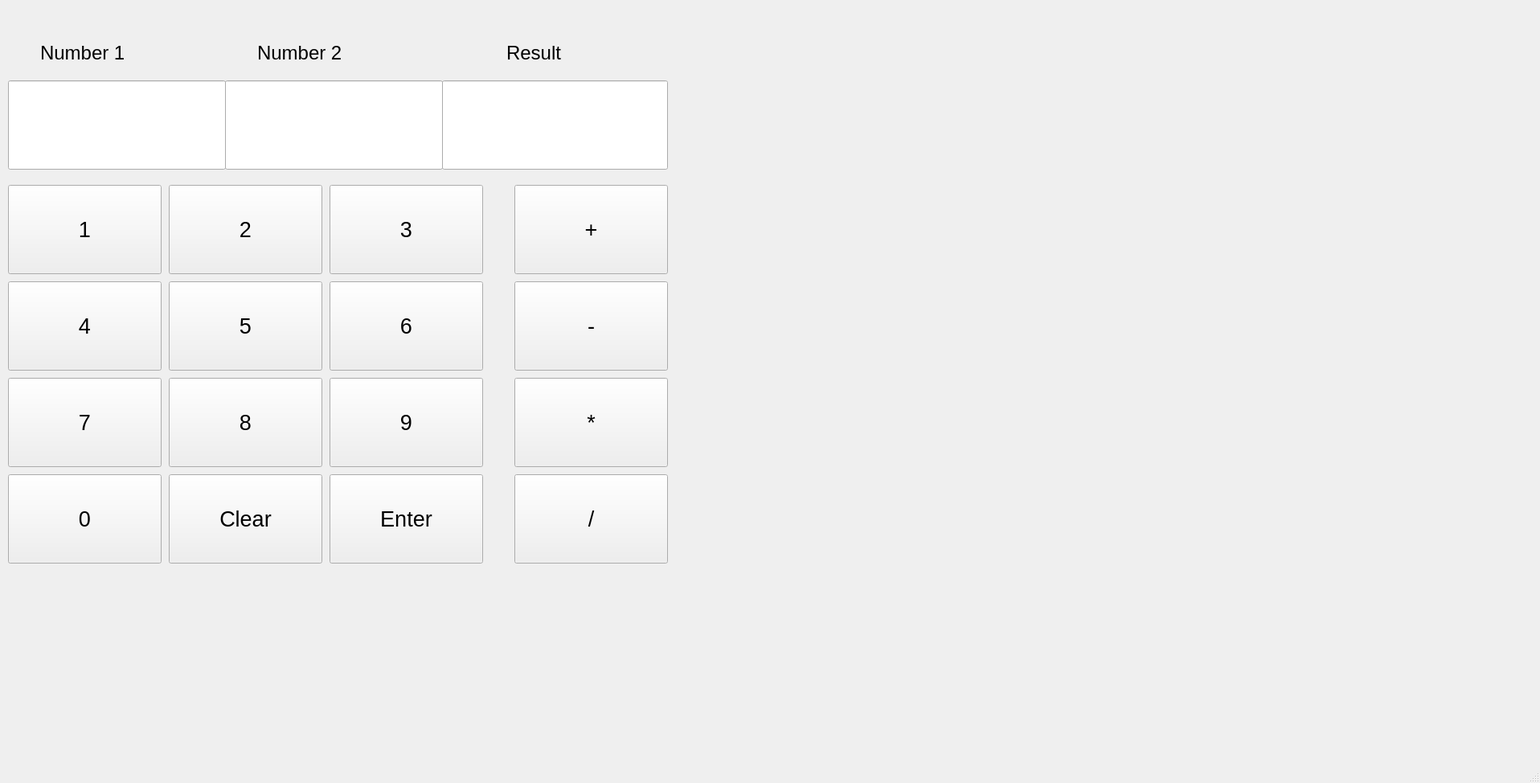
<?xml version="1.0" encoding="UTF-8"?>
<ui version="4.0">
 <class>MainWindow</class>
 <widget class="QMainWindow" name="MainWindow">
  <property name="geometry">
   <rect>
    <x>0</x>
    <y>0</y>
    <width>1916</width>
    <height>974</height>
   </rect>
  </property>
  <property name="windowTitle">
   <string>MainWindow</string>
  </property>
  <widget class="QWidget" name="centralwidget">
   <widget class="QLabel" name="label">
    <property name="geometry">
     <rect>
      <x>50</x>
      <y>20</y>
      <width>221</width>
      <height>91</height>
     </rect>
    </property>
    <property name="font">
     <font>
      <pointsize>18</pointsize>
     </font>
    </property>
    <property name="text">
     <string>Number 1</string>
    </property>
   </widget>
   <widget class="QLabel" name="label_2">
    <property name="geometry">
     <rect>
      <x>320</x>
      <y>20</y>
      <width>261</width>
      <height>91</height>
     </rect>
    </property>
    <property name="font">
     <font>
      <pointsize>18</pointsize>
     </font>
    </property>
    <property name="text">
     <string>Number 2</string>
    </property>
   </widget>
   <widget class="QLabel" name="label_3">
    <property name="geometry">
     <rect>
      <x>630</x>
      <y>20</y>
      <width>241</width>
      <height>91</height>
     </rect>
    </property>
    <property name="font">
     <font>
      <pointsize>18</pointsize>
     </font>
    </property>
    <property name="text">
     <string>Result</string>
    </property>
   </widget>
   <widget class="QLineEdit" name="num1">
    <property name="geometry">
     <rect>
      <x>10</x>
      <y>100</y>
      <width>271</width>
      <height>111</height>
     </rect>
    </property>
   </widget>
   <widget class="QLineEdit" name="num2">
    <property name="geometry">
     <rect>
      <x>280</x>
      <y>100</y>
      <width>271</width>
      <height>111</height>
     </rect>
    </property>
   </widget>
   <widget class="QLineEdit" name="result">
    <property name="geometry">
     <rect>
      <x>550</x>
      <y>100</y>
      <width>281</width>
      <height>111</height>
     </rect>
    </property>
   </widget>
   <widget class="QPushButton" name="N1">
    <property name="geometry">
     <rect>
      <x>10</x>
      <y>230</y>
      <width>191</width>
      <height>111</height>
     </rect>
    </property>
    <property name="font">
     <font>
      <pointsize>20</pointsize>
     </font>
    </property>
    <property name="text">
     <string>1</string>
    </property>
   </widget>
   <widget class="QPushButton" name="N2">
    <property name="geometry">
     <rect>
      <x>210</x>
      <y>230</y>
      <width>191</width>
      <height>111</height>
     </rect>
    </property>
    <property name="font">
     <font>
      <pointsize>20</pointsize>
     </font>
    </property>
    <property name="text">
     <string>2</string>
    </property>
   </widget>
   <widget class="QPushButton" name="N3">
    <property name="geometry">
     <rect>
      <x>410</x>
      <y>230</y>
      <width>191</width>
      <height>111</height>
     </rect>
    </property>
    <property name="font">
     <font>
      <pointsize>20</pointsize>
     </font>
    </property>
    <property name="text">
     <string>3</string>
    </property>
   </widget>
   <widget class="QPushButton" name="add">
    <property name="geometry">
     <rect>
      <x>640</x>
      <y>230</y>
      <width>191</width>
      <height>111</height>
     </rect>
    </property>
    <property name="font">
     <font>
      <pointsize>20</pointsize>
     </font>
    </property>
    <property name="text">
     <string>+</string>
    </property>
   </widget>
   <widget class="QPushButton" name="N4">
    <property name="geometry">
     <rect>
      <x>10</x>
      <y>350</y>
      <width>191</width>
      <height>111</height>
     </rect>
    </property>
    <property name="font">
     <font>
      <pointsize>20</pointsize>
     </font>
    </property>
    <property name="text">
     <string>4</string>
    </property>
   </widget>
   <widget class="QPushButton" name="N5">
    <property name="geometry">
     <rect>
      <x>210</x>
      <y>350</y>
      <width>191</width>
      <height>111</height>
     </rect>
    </property>
    <property name="font">
     <font>
      <pointsize>20</pointsize>
     </font>
    </property>
    <property name="text">
     <string>5</string>
    </property>
   </widget>
   <widget class="QPushButton" name="N6">
    <property name="geometry">
     <rect>
      <x>410</x>
      <y>350</y>
      <width>191</width>
      <height>111</height>
     </rect>
    </property>
    <property name="font">
     <font>
      <pointsize>20</pointsize>
     </font>
    </property>
    <property name="text">
     <string>6</string>
    </property>
   </widget>
   <widget class="QPushButton" name="mul">
    <property name="geometry">
     <rect>
      <x>640</x>
      <y>470</y>
      <width>191</width>
      <height>111</height>
     </rect>
    </property>
    <property name="font">
     <font>
      <pointsize>20</pointsize>
     </font>
    </property>
    <property name="text">
     <string>*</string>
    </property>
   </widget>
   <widget class="QPushButton" name="div">
    <property name="geometry">
     <rect>
      <x>640</x>
      <y>590</y>
      <width>191</width>
      <height>111</height>
     </rect>
    </property>
    <property name="font">
     <font>
      <pointsize>20</pointsize>
     </font>
    </property>
    <property name="text">
     <string>/</string>
    </property>
   </widget>
   <widget class="QPushButton" name="N7">
    <property name="geometry">
     <rect>
      <x>10</x>
      <y>470</y>
      <width>191</width>
      <height>111</height>
     </rect>
    </property>
    <property name="font">
     <font>
      <pointsize>20</pointsize>
     </font>
    </property>
    <property name="text">
     <string>7</string>
    </property>
   </widget>
   <widget class="QPushButton" name="N8">
    <property name="geometry">
     <rect>
      <x>210</x>
      <y>470</y>
      <width>191</width>
      <height>111</height>
     </rect>
    </property>
    <property name="font">
     <font>
      <pointsize>20</pointsize>
     </font>
    </property>
    <property name="text">
     <string>8</string>
    </property>
   </widget>
   <widget class="QPushButton" name="N9">
    <property name="geometry">
     <rect>
      <x>410</x>
      <y>470</y>
      <width>191</width>
      <height>111</height>
     </rect>
    </property>
    <property name="font">
     <font>
      <pointsize>20</pointsize>
     </font>
    </property>
    <property name="text">
     <string>9</string>
    </property>
   </widget>
   <widget class="QPushButton" name="N0">
    <property name="geometry">
     <rect>
      <x>10</x>
      <y>590</y>
      <width>191</width>
      <height>111</height>
     </rect>
    </property>
    <property name="font">
     <font>
      <pointsize>20</pointsize>
     </font>
    </property>
    <property name="text">
     <string>0</string>
    </property>
   </widget>
   <widget class="QPushButton" name="Clear">
    <property name="geometry">
     <rect>
      <x>210</x>
      <y>590</y>
      <width>191</width>
      <height>111</height>
     </rect>
    </property>
    <property name="font">
     <font>
      <pointsize>20</pointsize>
     </font>
    </property>
    <property name="text">
     <string>Clear</string>
    </property>
   </widget>
   <widget class="QPushButton" name="Enter">
    <property name="geometry">
     <rect>
      <x>410</x>
      <y>590</y>
      <width>191</width>
      <height>111</height>
     </rect>
    </property>
    <property name="font">
     <font>
      <pointsize>20</pointsize>
     </font>
    </property>
    <property name="text">
     <string>Enter</string>
    </property>
   </widget>
   <widget class="QPushButton" name="sub">
    <property name="geometry">
     <rect>
      <x>640</x>
      <y>350</y>
      <width>191</width>
      <height>111</height>
     </rect>
    </property>
    <property name="font">
     <font>
      <pointsize>20</pointsize>
     </font>
    </property>
    <property name="text">
     <string>-</string>
    </property>
   </widget>
  </widget>
  <widget class="QMenuBar" name="menubar">
   <property name="geometry">
    <rect>
     <x>0</x>
     <y>0</y>
     <width>1916</width>
     <height>22</height>
    </rect>
   </property>
  </widget>
  <widget class="QStatusBar" name="statusbar"/>
 </widget>
 <resources/>
 <connections/>
</ui>
